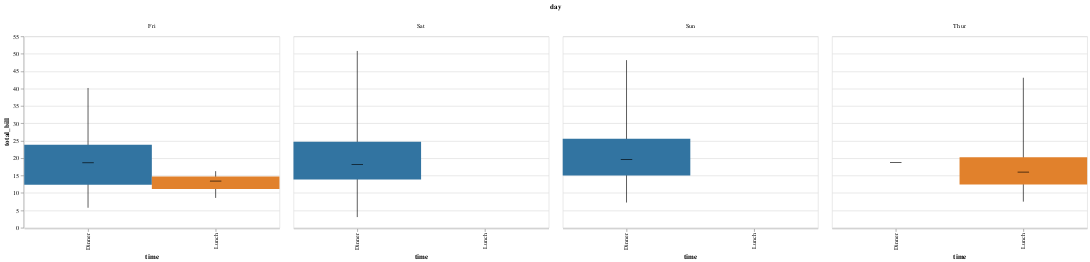

This figure's notebook cell:
### Code cell
display(salt.boxplot(x="day", y="total_bill", hue="time", data=tips))
ax = sns.boxplot(x="day", y="total_bill", hue="time", data=tips, linewidth=2.5)

### Figure 1 — Vega-Lite specification as saved in the notebook (floating-point values rounded to 4 significant figures; data arrays with more than 128 entries replaced by an {"elided": "..."} marker saying what was removed)
{"$schema": "https://vega.github.io/schema/vega-lite/v2.4.1.json", "config": {"range": {"category": ["rgba(49.62499999999999,115.62499999999996,161.37500000000003,1)", "rgba(224.87499999999997,128.875,44.12500000000004,1)", "rgba(58.49999999999999,145.50000000000003,58.49999999999999,1)", "rgba(192.125,60.87500000000001,61.62499999999999,1)", "rgba(147.49999999999994,113.74999999999999,178.25,1)", "rgba(131.875,91.37500000000001,83.12500000000001,1)", "rgba(213.50000000000003,132.49999999999997,188.74999999999994,1)", "rgba(127.0,127.0,127.0,1)", "rgba(168.87500000000003,169.625,53.37500000000001,1)", "rgba(45.99999999999998,171.25,184.00000000000003,1)"]}, "view": {"height": 300, "width": 400}}, "data": {"values": {"elided": "244 records"}}, "facet": {"column": {"field": "day", "type": "nominal"}}, "spec": {"layer": [{"encoding": {"x": {"field": "time", "type": "nominal"}, "y": {"aggregate": "min", "field": "total_bill", "type": "quantitative"}, "y2": {"aggregate": "max", "field": "total_bill", "type": "quantitative"}}, "mark": "rule"}, {"encoding": {"color": {"field": "time", "legend": null, "type": "nominal"}, "x": {"field": "time", "type": "nominal"}, "y": {"aggregate": "q1", "axis": {"title": "total_bill"}, "field": "total_bill", "type": "quantitative"}, "y2": {"aggregate": "q3", "field": "total_bill", "type": "quantitative"}}, "mark": "bar"}, {"encoding": {"x": {"field": "time", "type": "nominal"}, "y": {"aggregate": "median", "field": "total_bill", "type": "quantitative"}}, "mark": {"color": "black", "size": 18, "type": "tick"}}]}}
